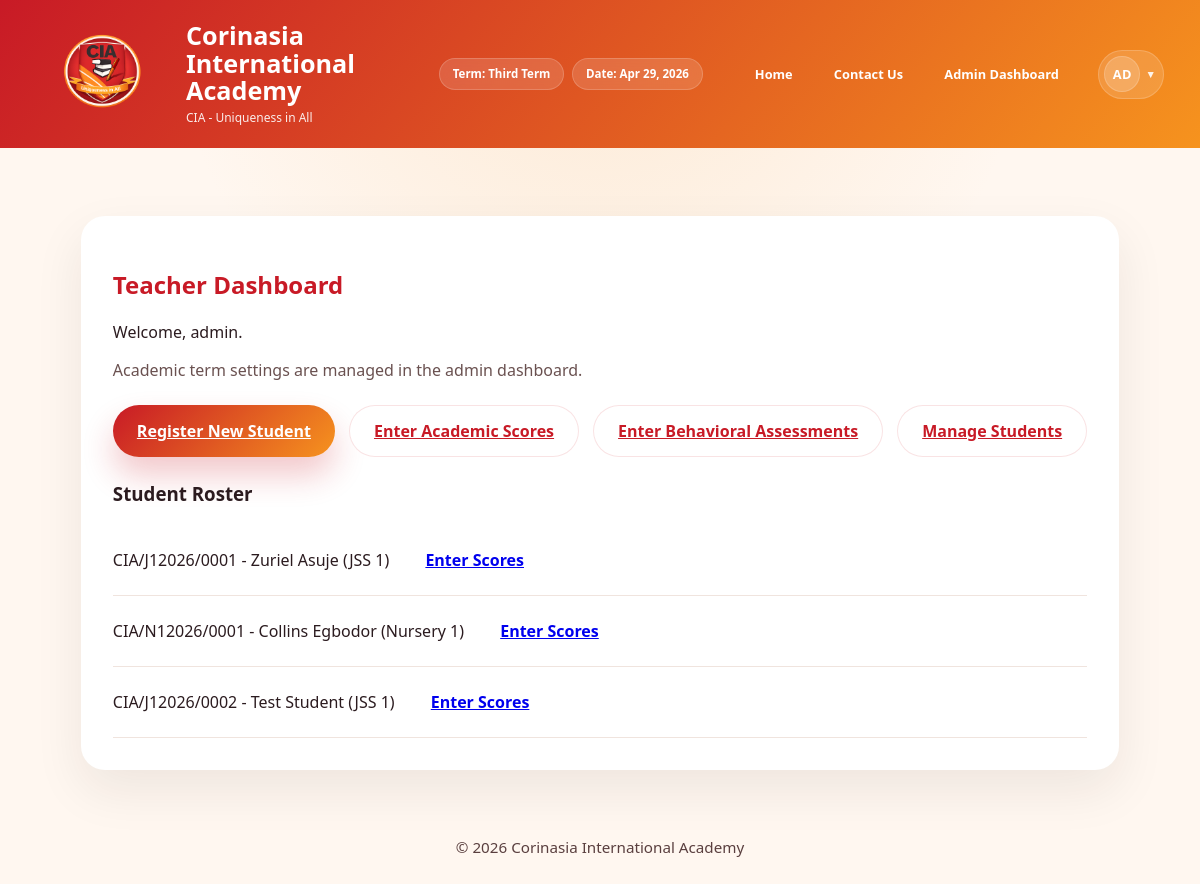
The page /teacher/dashboard/ (signed in) on the database as committed earlier.
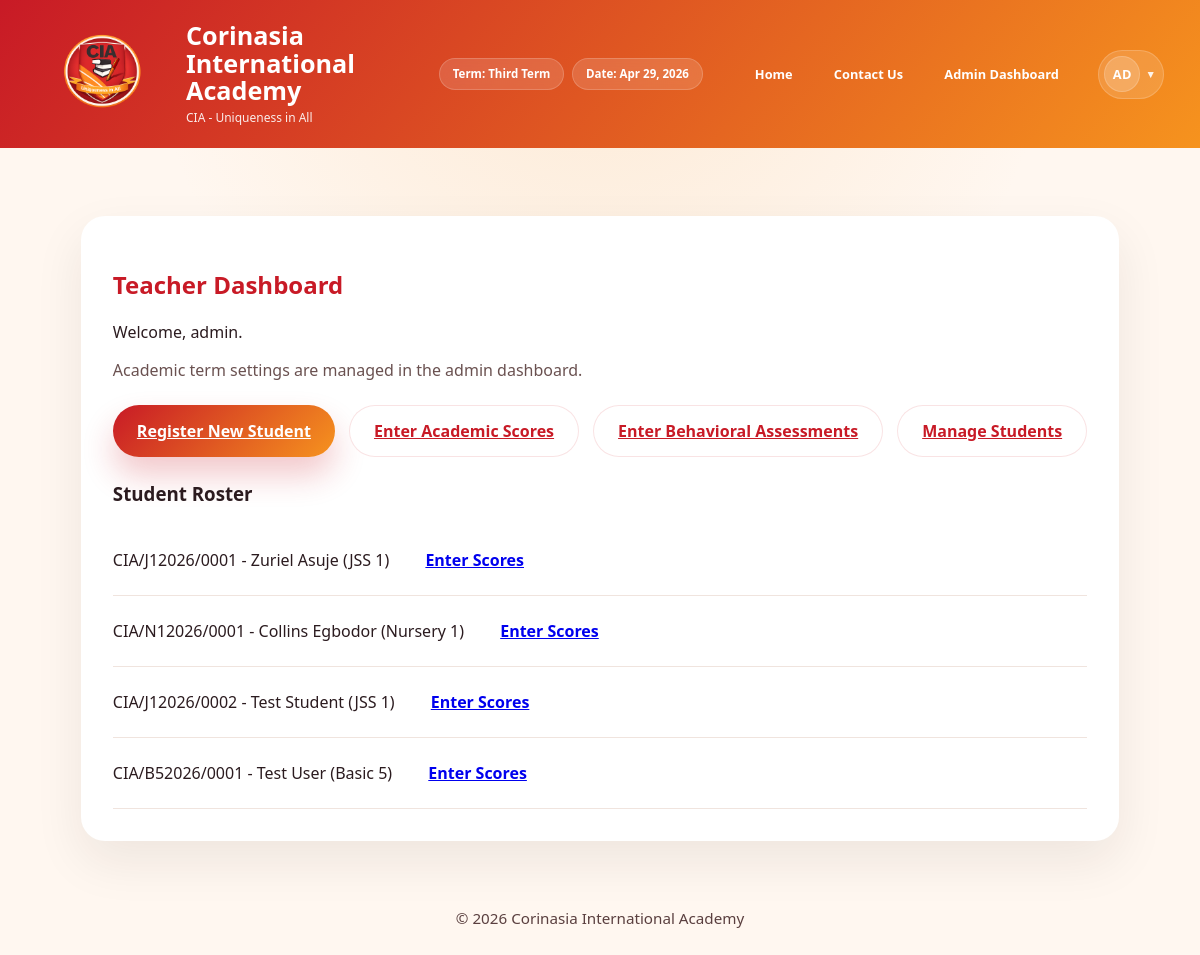
The same page on the database as committed later.
### grades/models.py (models this page shows, shortened)
class Student(models.Model):
    student_id = models.CharField(max_length=20, unique=True, db_index=True, help_text="Unique student ID")
    first_name = models.CharField(max_length=100)
    last_name = models.CharField(max_length=100)
    class_name = models.CharField(max_length=50, blank=True, null=True, help_text="Student's class (e.g., JSS1A, SS2B)")
    nationality = models.CharField(max_length=50, default='Nigeria')
    state_of_origin = models.CharField(max_length=50, blank=True, null=True)
    club_and_society = models.CharField(max_length=100, blank=True, null=True)
    sport_house = models.CharField(max_length=50, blank=True, null=True)
    date_of_birth = models.DateField(blank=True, null=True)
    enrollment_date = models.DateField(default=datetime.today)
    subjects = models.ManyToManyField('Subject', blank=True, related_name='students', help_text='Subjects the student is enrolled in for the current term')
    class Meta:
        ordering = ['last_name', 'first_name']
        verbose_name = "Student"
        verbose_name_plural = "Students"
        indexes = [
            models.Index(fields=['last_name', 'first_name']),
            models.Index(fields=['class_name']),
        ]

### grades/views.py (the view, shortened to what this page needs)
# urls.py: path('teacher/dashboard/', views.teacher_dashboard, name='teacher_dashboard'),
@login_required
def teacher_dashboard(request):
    profile = getattr(request.user, 'profile', None)
    if profile is None:
        messages.warning(request, 'Teacher access only. Please sign in with a teacher account.')
        return redirect('student_dashboard')
    if profile.role == 'admin':
        students = Student.objects.all().order_by('last_name')
    elif profile.role == 'class_teacher':
        students = Student.objects.filter(class_name=profile.assigned_class).order_by('last_name')
    elif profile.role == 'subject_teacher':
        assigned_subjects = profile.assigned_subjects.all()
        students = Student.objects.filter(grades__subject__in=assigned_subjects).distinct().order_by('last_name')
    else:
        students = Student.objects.none()
    form = StudentSignUpForm(user=request.user)
    return render(request, 'grades/teacher_dashboard.html', {
        'students': students,
        'form': form,
    })

### grades/context_processors.py (called while the page is built)
def _build_initials(display_name, fallback_username):
    source = display_name or fallback_username or 'User'
    parts = [part for part in source.split() if part]
    if len(parts) >= 2:
        initials = parts[0][0] + parts[1][0]
    else:
        initials = source[:2]
    return initials.upper()

### grades/models.py (called while the page is built)
    @classmethod
    def get_current_term(cls):
        term_setting = cls.objects.order_by('-updated_at').first()
        return term_setting.current_term if term_setting else 'first_term'

### grades/templates/grades/teacher_dashboard.html
{% extends 'grades/base.html' %}
{% block content %}
<div class="dashboard-shell">
    <div class="dashboard-card teacher-card">
        <h2>Teacher Dashboard</h2>
        <p>Welcome, {{ user.get_full_name|default:user.username }}.</p>
        <p class="helper-text">Academic term settings are managed in the admin dashboard.</p>
        <div class="teacher-actions">
            <a class="button button-primary" href="{% url 'register_student' %}">Register New Student</a>
            <a class="button button-secondary" href="{% url 'enter_academic_scores' %}">Enter Academic Scores</a>
            <a class="button button-secondary" href="{% url 'enter_behavioral_assessments' %}">Enter Behavioral Assessments</a>
            <a class="button button-secondary" href="{% url 'manage_students' %}">Manage Students</a>
        </div>
        <div class="student-list">
            <h3>Student Roster</h3>
            {% if students %}
                <ul>
                    {% for student in students %}
                        <li>
                            {{ student.student_id }} - {{ student.first_name }} {{ student.last_name }} ({{ student.class_name|default:'No Class' }})
                            <a href="{% url 'enter_academic_scores' %}?student={{ student.pk }}" class="button button-small" style="margin-left:8px;">Enter Scores</a>
                        </li>
                    {% endfor %}
                </ul>
            {% else %}
                <p class="empty-state">No students are registered yet.</p>
            {% endif %}
        </div>
    </div>
</div>
{% endblock %}

Rows that differ between the two databases and show on the page:
added Student: student_id "CIA/B52026/0001", first_name "Test", last_name "User", class_name "Basic 5"
